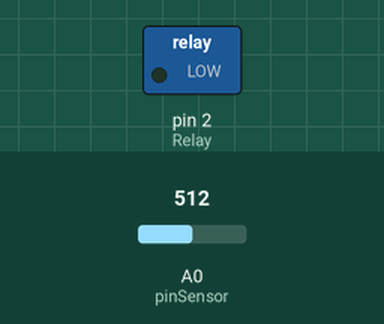
Bench run of a sketch on a simulated Arduino Uno, built with avr-gcc and run on an emulated ATmega328P. Parts: switched loads named in the sketch (green lamp = pin HIGH). The inputs (shaded band) are chosen by the test bench; at power-on: A0 (pinSensor) = 512. What the sketch prints to the serial monitor is not drawn.

Above: at 0.2 s.
Timing chart, 0 to 1.7 s (numbered marks = the images above):
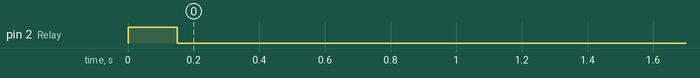

The sketch:

LampuSensorSuara_ByVickyFirnansyah.ino
```cpp
//LAMPU OTOMATIS MENGGUNAKAN SENSOR SUARA
//BY MUHAMMAD VICKY FIRNANSYAH
//https://github.com/VICKYFIRNANSYAH

int pinSensor = A0;
const int Relay = 2;
int nilaiSensor = 0;

void setup(){
Serial.begin (9600);
pinMode (Relay, OUTPUT);
digitalWrite(Relay,HIGH);
}
//https://github.com/VICKYFIRNANSYAH

void loop() {
nilaiSensor = analogRead(pinSensor);
Serial.print ("Sensor = ");
Serial.println(nilaiSensor);

if (nilaiSensor > 100){
 delay(150);
 while(true){
  digitalWrite(Relay, LOW);
  nilaiSensor = analogRead(pinSensor);
 if(nilaiSensor > 100){break;}
 }
 delay(150);
}

else{
 digitalWrite(Relay, HIGH);
 }
}
```

Measured:
- by itself, pin 2 (Relay): HIGH → LOW at 0.15 s
